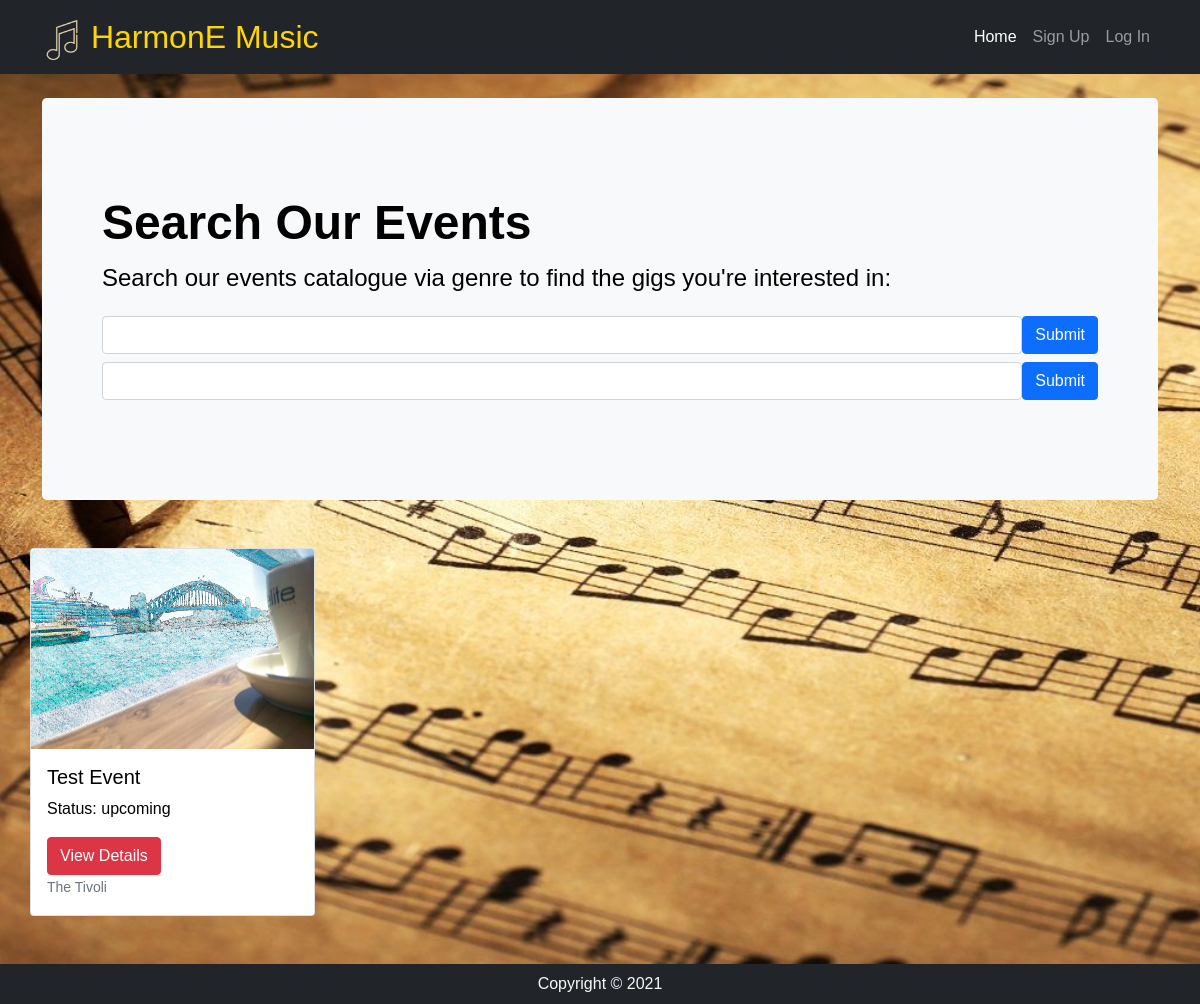
Before: / with the older database file.
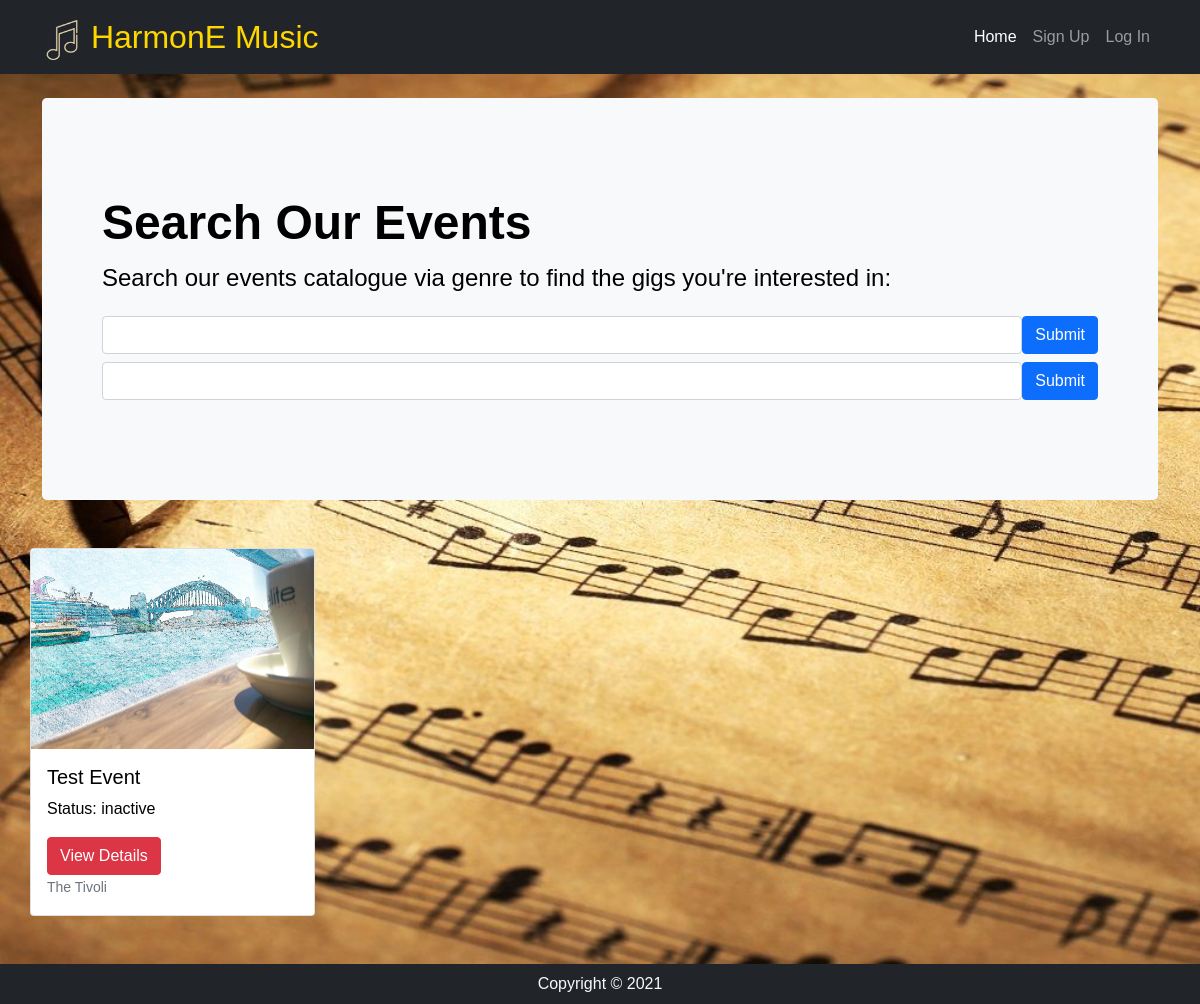
After: the same page with the newer database file.
### music/models.py (models this page shows, shortened)
class MusicEvent(db.Model):
    __tablename__ = 'events'
    id = db.Column(db.Integer, primary_key=True)
    EventName = db.Column(db.String(100), index=True, nullable=False)
    EventCreator = db.Column(db.Integer, db.ForeignKey('users.id'))
    EventImage = db.Column(db.String(400), index=True, nullable=False)
    EventGenre = db.Column(db.String(100), index=True, nullable=False)
    EventDescription = db.Column(db.String(200), index=True, nullable=False)
    EventVenue = db.Column(db.String(200), index=True, nullable=False)
    EventStart = db.Column(db.String(200), index=True, nullable=False)
    EventEnd = db.Column(db.String(200), index=True, nullable=False)
    EventTickets = db.Column(db.Integer, index=True, nullable=False)
    EventStatus = db.Column(db.String(200), index=True, nullable=False)
    comments = db.relationship('Comment', backref='events')
    orders = db.relationship('Order', backref='events')

### music/views.py (the view)
@mainbp.route('/')
def index():
    events = MusicEvent.query.all()
    search = GenreSearchForm(request.form)
    return render_template('index.html', events=events, form = search)
    if 'email' in session and session['email'] is not None:
        message = "<h1>Hello " + session['email'] + "</h1>"
    else:
        message = '<h1>HELLO</h1>'
    return message

### music/forms.py
class GenreSearchForm(FlaskForm):
    genre = SelectField('Genres', choices=[('Country', 'COUNTRY'), ('Techno', 'TECHNO'),
    ('Funk', 'FUNK'), ('Hip Hop', 'HIP HOP'),
    ('Musical', 'MUSICAL'), ('Opera', 'OPERA'),
    ('Jazz', 'JAZZ'), ('Pop', 'POP'),
    ('Punk', 'PUNK'), ('Rock', 'ROCK'),
    ('Blues', 'BLUES'), ('Heavy Metal', 'HEAVY METAL'),
    ('Folk', 'FOLK'), ('Classical', 'CLASSICAL'),
    ('Alternative Rock', 'ALTERNATIVE ROCK'), ('Dance', 'DANCE'),
    ('Disco', 'DISCO'), ('Instrumental', 'INSTRUMENTAL'),
    ('Dubstep', 'DUBSTEP'), ('Orchestra', 'ORCHESTRA')])

### music/templates/index.html (shortened to what this page needs)
{% extends 'base.html' %}
{% import "bootstrap/wtf.html" as wtf %}
{% block header %}
<div class="container py-4">
  <div class="p-5 mb-4 bg-light rounded-3">
    <div class="container-fluid py-5">
      <h1 class="display-5 fw-bold">Search Our Events</h1>
      <p class="fs-4">Search our events catalogue via genre to find the gigs you're interested in:
      </p>
      <form class="form-inline d-flex flex-nowrap" action="{{url_for('main.search')}}" >
        <input type="text" name="search" class="form-control flex-grow-1 my-1 mr-sm-2" id="inlineFormCustomSelectPref">
        <button type="submit" class="flex-shrink-1 btn btn-primary my-1">Submit</button>
      </form>
      <form class="form-inline d-flex flex-nowrap" action="{{url_for('main.genre_filter')}}" >
        <input type="text" name="genre_filter" class="form-control flex-grow-1 my-1 mr-sm-2" id="inlineFormCustomSelectPref">
        <button type="submit" class="flex-shrink-1 btn btn-primary my-1">Submit</button>
      </form>
    </div>
  </div>
</div>
{% endblock %}
{% block content %}
<div class="container">
  {% if events %}
  <div class="row justify-content-between">
    {% for event in events %}
    <div class="card mb-5 mr-5 px-0 col-md-3">
      <img class="card-img-top" height="200rem" src="{{event.EventImage}}" alt="{{event.EventName}}">
      <div class="card-body">
        <h5 class="card-title">{{event.EventName}}</h5>
        <p class="card-text">Status: {{event.EventStatus}}</p>
        <a href="{{url_for('event.show', id=event.id)}}" class="btn btn-danger">View Details</a>
        <p class="card-text"><small class="text-muted">{{event.EventVenue}}</small></p>
      </div>
    </div>
    {% endfor %}
  </div>
  {% endif %}
</div>
{% endblock %}

### music/templates/base.html (shortened to what this page needs)
<!doctype html>
<html lang="en">
<head>
    <link href="https://cdn.jsdelivr.net/npm/bootstrap@5.0.0-beta3/dist/css/bootstrap.min.css" rel="stylesheet"
>
    <link rel="stylesheet" type="text/css" href="/static/styles.css">
</head>
<body class="d-flex flex-column site-content">
    <header>
        <nav class="navbar navbar-expand-lg bg-dark navbar-dark">
            <div class="container">
                <a class="navbar-brand" style="color: gold;" href="/">
                    <img src="\static\images\harmonElogo.png" style="width:40px;height:40px;"> HarmonE Music</a>
                <section class="collapse navbar-collapse justify-content-end" id="navbarNav">
                    <div class="navbar-nav">
                        <a class="nav-item nav-link active" href="/">Home</a>
                        {% if current_user.is_authenticated and current_user.role=="admin" %}
                        <a class="nav-item nav-link" href="{{ url_for('event.create') }}">Create Event</a>
                        <a class="nav-item nav-link" href="{{ url_for('auth.logout') }}">Log Out</a>
                        <a class="nav-item nav-link" style="color: gold"><i class="far fa-user"></i> {{
                            current_user.name }}</a>
                        {% elif current_user.is_authenticated and current_user.role=="customer" %}
                        <a class="nav-item nav-link" href="/">My Bookings</a>
                        <a class="nav-item nav-link" href="{{ url_for('auth.logout') }}">Log Out</a>
                        <a class="nav-item nav-link" style="color: gold"><i class="far fa-user"></i> {{
                            current_user.name }}</a>
                        {% else %}
                        <a class="nav-item nav-link" href="{{ url_for('auth.register') }}">Sign Up</a>
                        <a class="nav-item nav-link" href="{{ url_for('auth.login') }}">Log In</a>
                        {% endif %}
                    </div>
                </section>
            </div>
        </nav>
        {% block header %}
        {% endblock %}
    </header>
    {% block content %}
    {% endblock %}
    <footer class="footer mt-auto">
        <div class="text-center py-2 bg-dark">
            <span class="text-light">Copyright &copy; 2021</span>
        </div>
    </footer>
</body>
</html>

### music/static/styles.css (style rules this page uses)
body { padding: 0%; margin: 0%; min-height: 100vh; font-family: 'Rubik', sans-serif; color: var(--info-colour); }
.site-content { background-image: url('images/sheetmusic.jpg'); background-attachment: fixed; background-size: cover; }
.navbar-brand { font-size: 2em; color:gold !important; }

Changed rows visible on the page:
changed MusicEvent "Test Event": EventStatus "upcoming" → "inactive"
